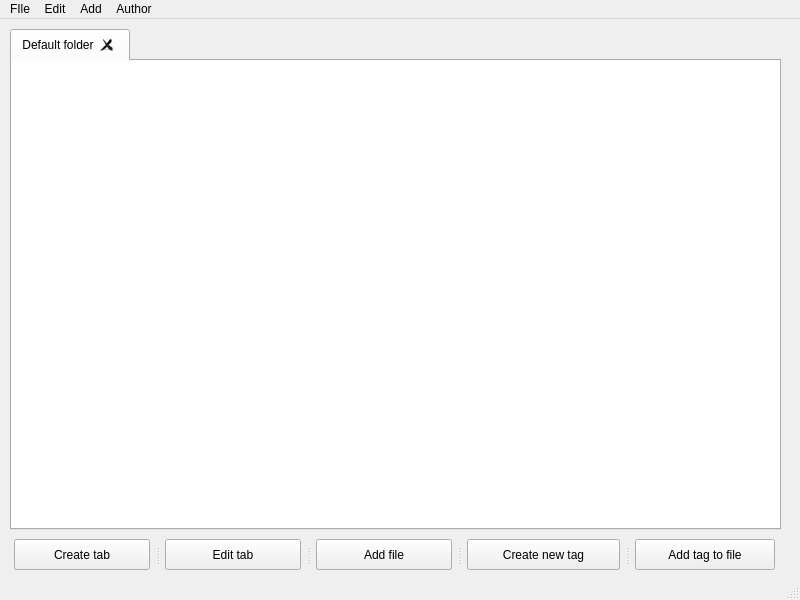
<?xml version="1.0" encoding="UTF-8"?>
<ui version="4.0">
 <class>MainWindow</class>
 <widget class="QMainWindow" name="MainWindow">
  <property name="geometry">
   <rect>
    <x>0</x>
    <y>0</y>
    <width>800</width>
    <height>600</height>
   </rect>
  </property>
  <property name="windowTitle">
   <string>MainWindow</string>
  </property>
  <widget class="QWidget" name="centralwidget">
   <widget class="QTabWidget" name="tabWidget">
    <property name="geometry">
     <rect>
      <x>10</x>
      <y>10</y>
      <width>771</width>
      <height>501</height>
     </rect>
    </property>
    <property name="tabPosition">
     <enum>QTabWidget::North</enum>
    </property>
    <property name="tabShape">
     <enum>QTabWidget::Rounded</enum>
    </property>
    <property name="currentIndex">
     <number>0</number>
    </property>
    <property name="iconSize">
     <size>
      <width>64</width>
      <height>64</height>
     </size>
    </property>
    <property name="elideMode">
     <enum>Qt::ElideNone</enum>
    </property>
    <property name="documentMode">
     <bool>false</bool>
    </property>
    <property name="tabsClosable">
     <bool>true</bool>
    </property>
    <property name="movable">
     <bool>true</bool>
    </property>
    <property name="tabBarAutoHide">
     <bool>false</bool>
    </property>
    <widget class="QWidget" name="tab">
     <attribute name="title">
      <string>Default folder</string>
     </attribute>
     <widget class="QWidget" name="gridLayoutWidget">
      <property name="geometry">
       <rect>
        <x>-1</x>
        <y>-1</y>
        <width>771</width>
        <height>481</height>
       </rect>
      </property>
      <layout class="QGridLayout" name="gridLayout">
       <item row="0" column="0">
        <widget class="QTableWidget" name="tableWidget"/>
       </item>
      </layout>
     </widget>
    </widget>
   </widget>
   <widget class="QSplitter" name="splitter">
    <property name="geometry">
     <rect>
      <x>14</x>
      <y>520</y>
      <width>761</width>
      <height>31</height>
     </rect>
    </property>
    <property name="orientation">
     <enum>Qt::Horizontal</enum>
    </property>
    <property name="opaqueResize">
     <bool>true</bool>
    </property>
    <property name="handleWidth">
     <number>15</number>
    </property>
    <widget class="QPushButton" name="tabcreateButton">
     <property name="text">
      <string>Create tab</string>
     </property>
    </widget>
    <widget class="QPushButton" name="tabeditButton">
     <property name="text">
      <string>Edit tab</string>
     </property>
    </widget>
    <widget class="QPushButton" name="fileaddButton">
     <property name="text">
      <string>Add file</string>
     </property>
    </widget>
    <widget class="QPushButton" name="tagcreateButton">
     <property name="text">
      <string>Create new tag</string>
     </property>
    </widget>
    <widget class="QPushButton" name="tagaddButton">
     <property name="text">
      <string>Add tag to file</string>
     </property>
    </widget>
   </widget>
  </widget>
  <widget class="QMenuBar" name="menubar">
   <property name="geometry">
    <rect>
     <x>0</x>
     <y>0</y>
     <width>800</width>
     <height>21</height>
    </rect>
   </property>
   <widget class="QMenu" name="menuFIle">
    <property name="title">
     <string>FIle</string>
    </property>
    <addaction name="actionSave_database"/>
    <addaction name="actionLoad_database"/>
   </widget>
   <widget class="QMenu" name="menuEdit">
    <property name="title">
     <string>Edit</string>
    </property>
    <addaction name="actionEdit_folder"/>
   </widget>
   <widget class="QMenu" name="menuAdd">
    <property name="title">
     <string>Add</string>
    </property>
    <addaction name="actionAdd_folder"/>
    <addaction name="actionAdd_file_to_folder"/>
   </widget>
   <widget class="QMenu" name="menuAuthor">
    <property name="title">
     <string>Author</string>
    </property>
    <addaction name="actionAbout_author"/>
   </widget>
   <addaction name="menuFIle"/>
   <addaction name="menuEdit"/>
   <addaction name="menuAdd"/>
   <addaction name="menuAuthor"/>
  </widget>
  <widget class="QStatusBar" name="statusbar"/>
  <action name="actionAbout_author">
   <property name="text">
    <string>About author</string>
   </property>
  </action>
  <action name="actionAdd_folder">
   <property name="text">
    <string>Add folder</string>
   </property>
  </action>
  <action name="actionAdd_file_to_folder">
   <property name="text">
    <string>Add file to folder</string>
   </property>
  </action>
  <action name="actionEdit_folder">
   <property name="text">
    <string>Edit folder</string>
   </property>
  </action>
  <action name="actionSave_database">
   <property name="text">
    <string>Save database</string>
   </property>
  </action>
  <action name="actionLoad_database">
   <property name="text">
    <string>Load database</string>
   </property>
  </action>
 </widget>
 <resources/>
 <connections/>
</ui>
